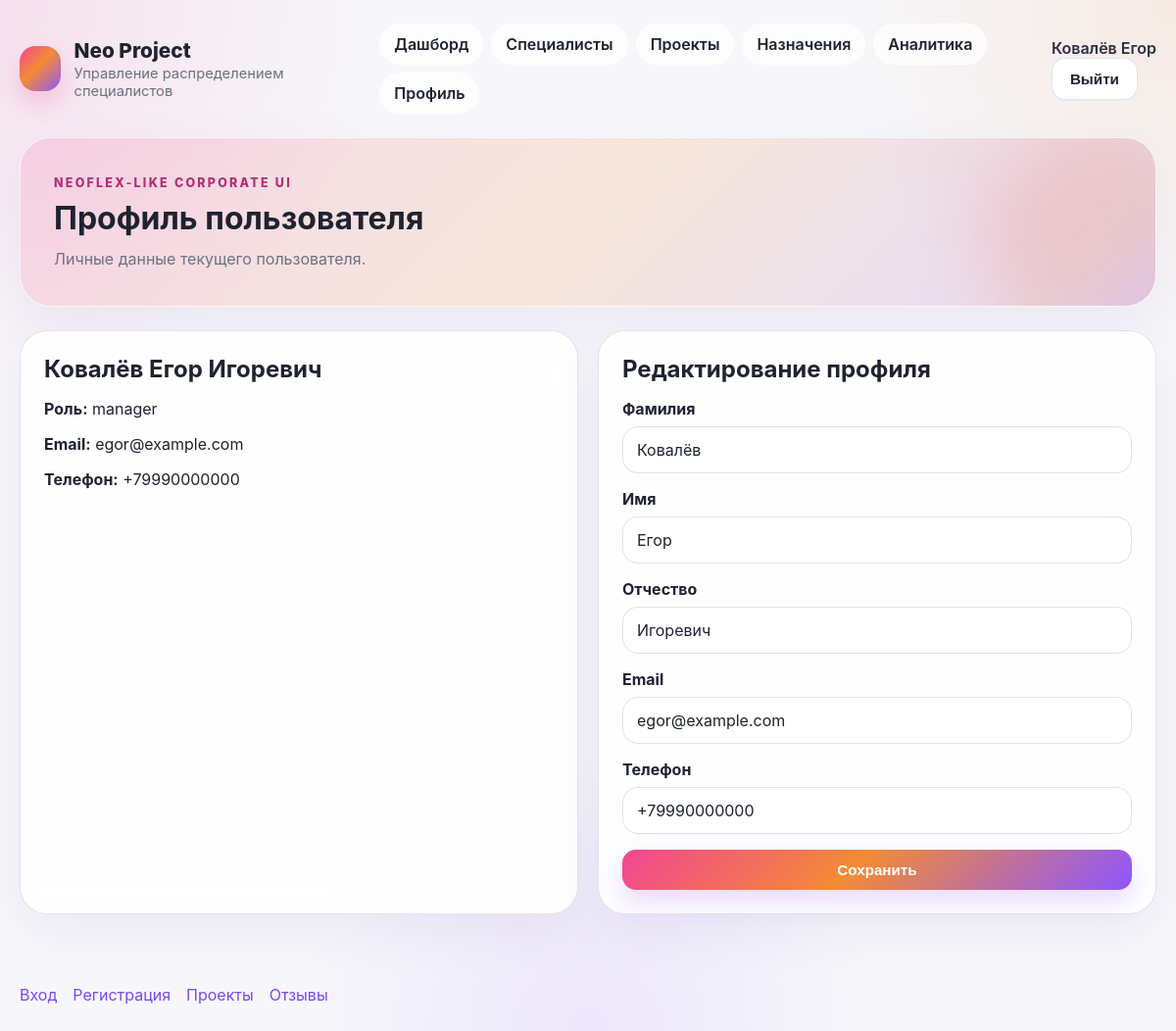
/profile/ (signed in), run on the app's committed database.
### db/models.py (models this page shows, shortened)
class User(models.Model):
    last_name = models.CharField(max_length=100)
    first_name = models.CharField(max_length=100)
    middle_name = models.CharField(max_length=100, null=True, blank=True)
    email = models.EmailField(max_length=255, unique=True)
    phone = models.CharField(max_length=30)
    role = models.CharField(max_length=50, choices=Role.choices, db_index=True)
    class Meta:
        db_table = "users"

### api/views.py (the view, shortened to what this page needs)
# urls.py: path('profile/', views.profile_view, name='profile'),
def profile_view(request):
    user = _current_user(request)
    if not user:
        messages.error(request, "Нет пользователя для отображения профиля.")
        return redirect("app:register")
    profile = {
        "name": _full_name(user),
        "first_name": user.first_name,
        "last_name": user.last_name,
        "middle_name": user.middle_name or "",
        "role": ROLE_LABELS.get(user.role, user.role),
        "email": user.email,
        "phone": user.phone,
    }
    return _page(request, "pages/profile.html", "Профиль пользователя", "Личные данные текущего пользователя.", profile=profile)

### api/views.py (called while the page is built)
def _full_name(user: User) -> str:
    return " ".join(part for part in [user.last_name, user.first_name, user.middle_name] if part)

def _current_user(request):
    user_id = request.session.get("api_user_id")
    if not user_id:
        return None
    return User.objects.filter(pk=user_id).first()

def _page(request, template_name, page_title, page_description, **context):
    context.update({
        'page_title': page_title,
        'page_description': page_description,
        'current_user': _current_user(request),
    })
    return render(request, template_name, context)

### templates/pages/profile.html (shortened to what this page needs)
{% extends 'base.html' %}
{% block content %}
<section class="content-grid two-columns">
    <article class="card">
        <h2>{{ profile.name }}</h2>
        <p><strong>Роль:</strong> {{ profile.role }}</p>
        <p><strong>Email:</strong> {{ profile.email }}</p>
        <p><strong>Телефон:</strong> {{ profile.phone }}</p>
    </article>
    <article class="card form-card">
        <h2>Редактирование профиля</h2>
        <form class="form-grid" method="post" action="{% url 'app:profile' %}">
            <label><span>Фамилия</span><input name="last_name" type="text" value="{{ profile.last_name }}"></label>
            <label><span>Имя</span><input name="first_name" type="text" value="{{ profile.first_name }}"></label>
            <label><span>Отчество</span><input name="middle_name" type="text" value="{{ profile.middle_name }}"></label>
            <label><span>Email</span><input name="email" type="email" value="{{ profile.email }}"></label>
            <label><span>Телефон</span><input name="phone" type="text" value="{{ profile.phone }}"></label>
            <button type="submit" class="btn-primary">Сохранить</button>
        </form>
    </article>
</section>
{% endblock %}

### templates/base.html (shortened to what this page needs)
{% load static %}
<!DOCTYPE html>
<html lang="ru">
<head>
    <link rel="stylesheet" href="{% static 'css/style.css' %}">
</head>
<body>
    <div class="page-shell">
        <header class="site-header">
            <div class="brand-block">
                <div class="brand-mark"></div>
                <div>
                    <a href="{% url 'app:dashboard' %}" class="brand-title">Neo Project</a>
                    <p class="brand-subtitle">Управление распределением специалистов</p>
                </div>
            </div>
            <nav class="main-nav">
                <a href="{% url 'app:dashboard' %}">Дашборд</a>
                <a href="{% url 'app:specialists_list' %}">Специалисты</a>
                <a href="{% url 'app:projects_list' %}">Проекты</a>
                <a href="{% url 'app:assignments' %}">Назначения</a>
                <a href="{% url 'app:analytics' %}">Аналитика</a>
                <a href="{% url 'app:profile' %}">Профиль</a>
            </nav>
            <div class="header-actions">
                {% if current_user %}
                    <span class="header-user-name">{{ current_user.last_name }} {{ current_user.first_name }}</span>
                    <form method="post" action="{% url 'app:logout' %}" class="logout-form">
                        <button type="submit" class="btn-secondary">Выйти</button>
                    </form>
                {% else %}
                <nav class="login-nav">
                    <a href="{% url 'app:login' %}" class="btn-secondary">Вход</a>
                    <a href="{% url 'app:register' %}" class="btn-primary">Регистрация</a>
                </nav>
                {% endif %}
            </div>
        </header>
        <main class="main-content">
            <section class="hero-panel">
                <div>
                    <span class="eyebrow">NEOFLEX-LIKE CORPORATE UI</span>
                    <h1>{{ page_title }}</h1>
                    <p>{{ page_description }}</p>
                </div>
                <div class="hero-glow"></div>
            </section>
            {% block content %}{% endblock %}
        </main>
        <footer class="site-footer">
            <div class="footer-links">
                <a href="{% url 'app:login' %}">Вход</a>
                <a href="{% url 'app:register' %}">Регистрация</a>
                <a href="{% url 'app:projects_list' %}">Проекты</a>
                <a href="{% url 'app:feedback' %}">Отзывы</a>
            </div>
        </footer>
    </div>
</body>
</html>

### static/css/style.css (style rules this page uses)
:root { --bg: #f7f7fb; --surface: rgba(255, 255, 255, 0.88); --surface-strong: #ffffff; --text: #1f2230; --muted: #6b7280; --border: rgba(219, 223, 234, 0.85); --shadow: 0 18px 50px rgba(97, 74, 150, 0.08); --gradient: linear-gradient(135deg, #f14692 0%, #f38b35 45%, #8d56ff 100%); --gradient-soft: linear-gradient(135deg, rgba(241, 70, 146, 0.16), rgba(243, 139, 53, 0.16), rgba(141, 86, 255, 0.16)); }
* { box-sizing: border-box; }
body { margin: 0; font-family: Inter, Arial, sans-serif; color: var(--text); background: radial-gradient(circle at top left, rgba(241, 70, 146, 0.13), transparent 25%), radial-gradient(circle at top right, rgba(243, 139, 53, 0.12), transparent 22%), radial-gradient(circle at bottom center, rgba(141, 86, 255, 0.1), transparent 25%), var(--bg); }
a { color: #7b48ef; text-decoration: none; }
.page-shell { min-height: 100vh; display: flex; flex-direction: column; }
.site-header, .site-footer, .main-content { width: min(1240px, calc(100% - 40px)); margin: 0 auto; }
.site-header { display: flex; justify-content: space-between; align-items: center; padding: 24px 0 16px; gap: 24px; }
.brand-block { display: flex; align-items: center; gap: 14px; }
.brand-mark { width: 46px; height: 46px; border-radius: 16px; background: var(--gradient); box-shadow: 0 12px 25px rgba(241, 70, 146, 0.24); }
.brand-title { font-size: 1.3rem; font-weight: 800; color: var(--text); }
.brand-subtitle { margin: 2px 0 0; color: var(--muted); font-size: 0.92rem; }
.main-nav { display: flex; gap: 8px; flex-wrap: wrap; }
.main-nav a { padding: 10px 14px; border-radius: 999px; background: rgba(255,255,255,0.72); border: 1px solid rgba(255,255,255,0.55); color: var(--text); font-weight: 600; }
.main-content { flex: 1; padding-bottom: 48px; }
.hero-panel { position: relative; overflow: hidden; background: var(--gradient-soft); border: 1px solid rgba(255,255,255,0.7); border-radius: 32px; padding: 34px; box-shadow: var(--shadow); margin: 8px 0 24px; }
.hero-panel h1 { margin: 8px 0 10px; font-size: 2rem; }
.hero-panel p { margin: 0; max-width: 720px; color: var(--muted); line-height: 1.6; }
.eyebrow { font-size: 0.78rem; letter-spacing: 0.18em; font-weight: 800; color: #b42d75; }
.hero-glow { position: absolute; inset: auto -80px -80px auto; width: 260px; height: 260px; background: var(--gradient); opacity: 0.22; filter: blur(42px); border-radius: 50%; }
.card { background: var(--surface); border: 1px solid var(--border); border-radius: 28px; box-shadow: var(--shadow); padding: 24px; backdrop-filter: blur(12px); }
.card h2 { margin-top: 0; margin-bottom: 16px; }
.stats-grid, .content-grid { display: grid; gap: 20px; margin-bottom: 24px; }
.two-columns { grid-template-columns: repeat(2, minmax(0, 1fr)); }
.btn-primary, .btn-secondary, button { border: none; cursor: pointer; border-radius: 14px; padding: 12px 18px; font-weight: 700; font-size: 0.95rem; }
.btn-primary { background: var(--gradient); color: white; box-shadow: 0 12px 24px rgba(141, 86, 255, 0.2); }
.btn-secondary { background: white; color: var(--text); border: 1px solid var(--border); }
input, select, textarea { width: 100%; border: 1px solid var(--border); border-radius: 16px; padding: 13px 14px; background: rgba(255,255,255,0.85); color: var(--text); font: inherit; }
label span { display: block; font-weight: 700; margin-bottom: 8px; }
.form-grid { display: grid; gap: 16px; }
.site-footer { display: flex; justify-content: space-between; gap: 20px; align-items: center; padding: 0 0 28px; color: var(--muted); }
.footer-links { display: flex; gap: 16px; flex-wrap: wrap; }
.logout-form { margin: 0; }
.header-user-name { font-weight: 600; color: #2b2d42; white-space: nowrap; }

### data on the page
User: last_name "Ковалёв", first_name "Егор", role "manager", email "egor@example.com", phone "+79990000000", middle_name "Игоревич"

### other printed values
{{ page_title }} "Профиль пользователя"
{{ page_description }} "Личные данные текущего пользователя."
{{ profile.name }} "Ковалёв Егор Игоревич"
